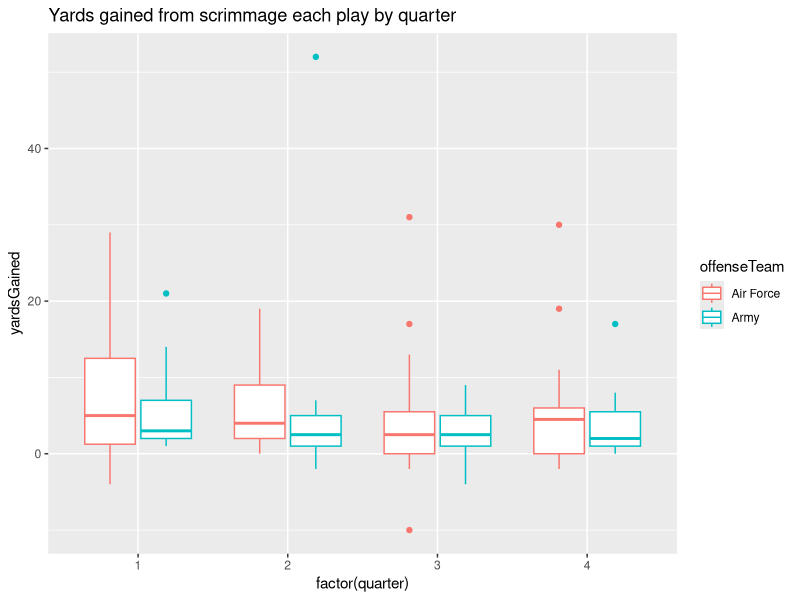
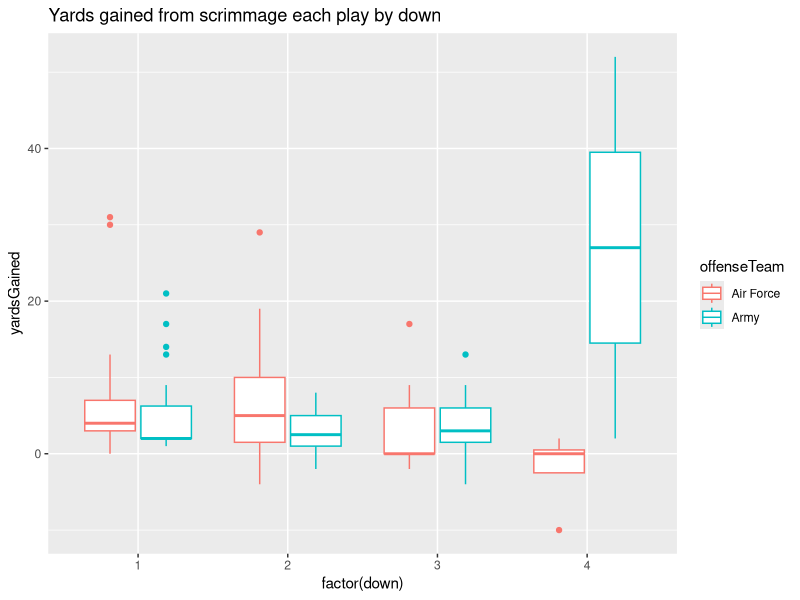
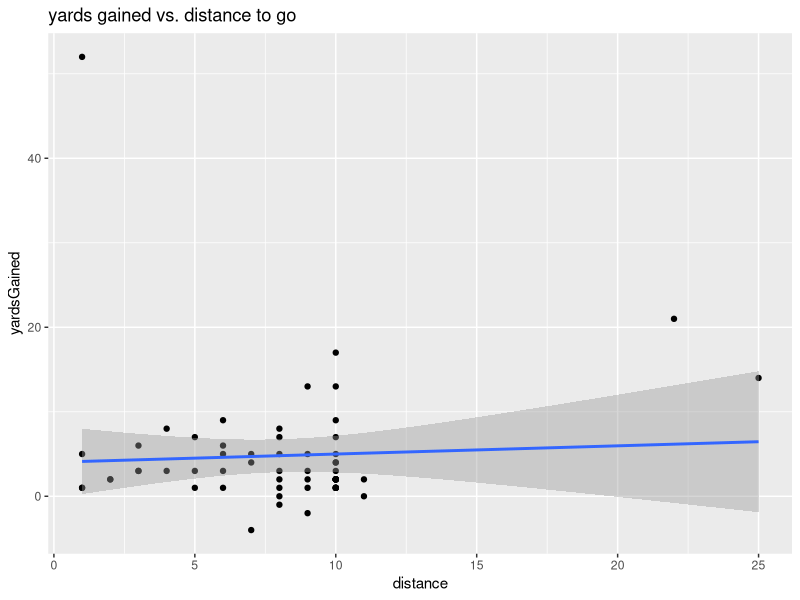
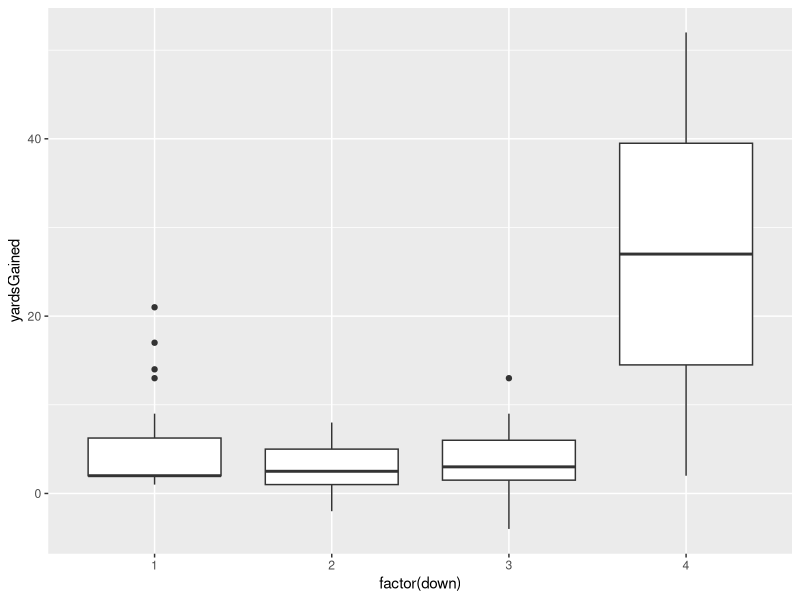

Write the R code that produced these figures, in order.
## ---- chunk 1
library(tidyverse)
plays <- read_csv(file = "PBP - 2018 - Week 10.csv")
View(plays)
## ---- chunk 2
# First, we will filter out other games.
plays <- plays %>% filter(homeTeam == "Army")

# Next, filter out punts, kickoffs, penalties, etc. 
unique(plays$type)
plays_RushAndPass <- plays %>% 
  filter(type %in% c("Rush","Pass Reception",
                     "Rushing Touchdown",
                     "Pass Incompletion")) 
## ---- chunk 3
#Yards by quarter
plays_RushAndPass %>% 
  ggplot(aes(x = factor(quarter), y = yardsGained, color = offenseTeam)) +
  geom_boxplot() + ggtitle("Yards gained from scrimmage each play by quarter")

#Yards by down
plays_RushAndPass %>% ggplot(aes(x = factor(down), y = yardsGained, color = offenseTeam)) +
  geom_boxplot() + ggtitle("Yards gained from scrimmage each play by down")

plays_RushAndPass %>% group_by(quarter, offenseTeam) %>% 
  summarise(averageYards = mean(yardsGained),
            totalYards = sum(yardsGained), 
            n = n())
## ---- chunk 4
# filter out when Army is on defense
plays_Army <- plays_RushAndPass %>% filter(offenseTeam == "Army") 

plays_Army %>% ggplot(aes(x = distance, y = yardsGained)) + 
  geom_point() + geom_smooth(method = "lm") + ggtitle("yards gained vs. distance to go")
## ---- chunk 5
model_distance <- lm(yardsGained ~ distance, 
                 data = plays_Army)
summary(model_distance)
## ---- chunk 6
plays_Army %>% ggplot(aes(x = factor(down), y = yardsGained)) +
  geom_boxplot()
## ---- chunk 7
model_distance_down <- lm(yardsGained ~ distance + factor(down), 
                          data = plays_Army)
summary(model_distance_down)
